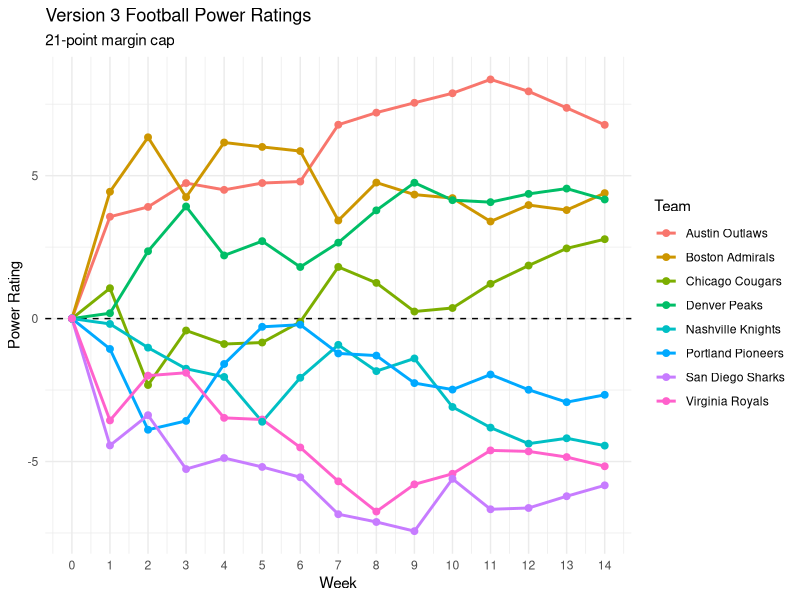
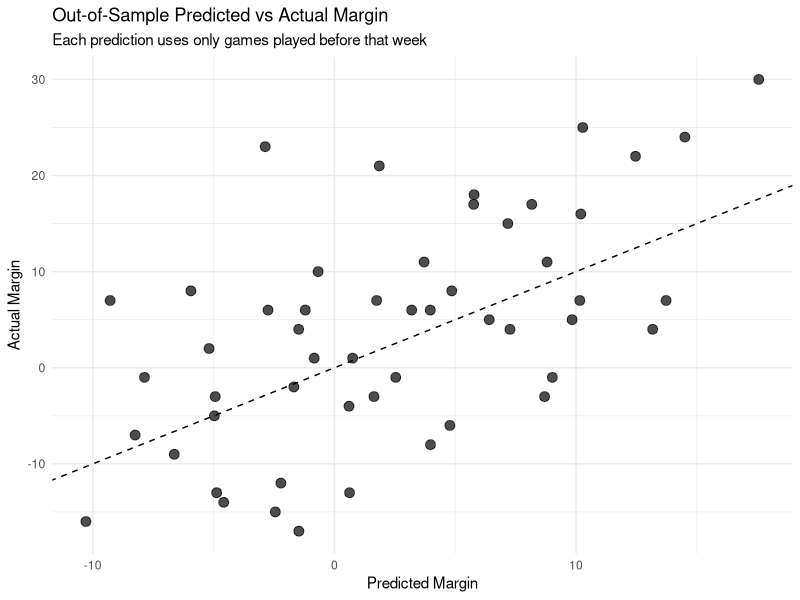
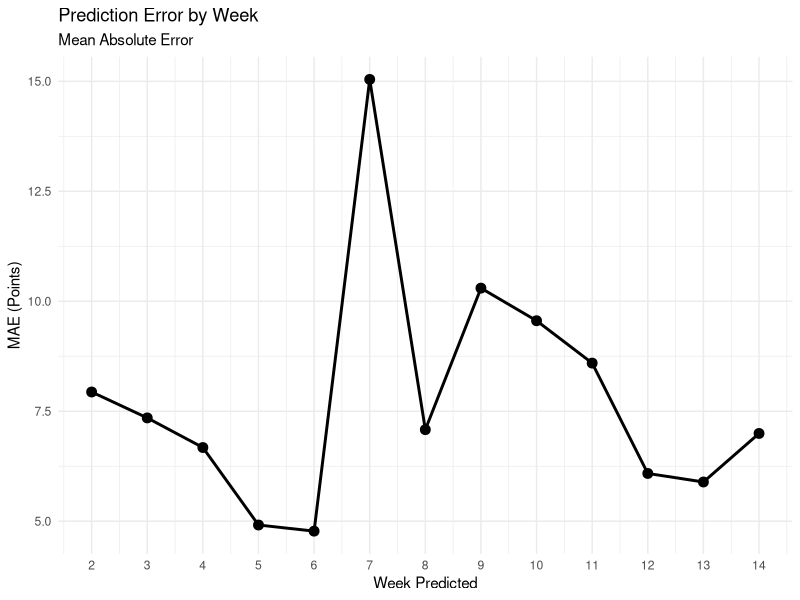
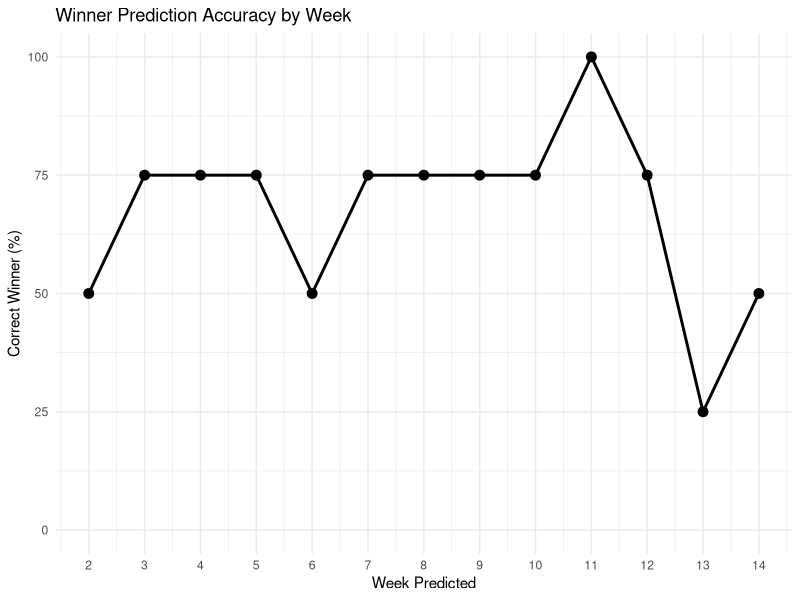

Recreate these plots in R, in order.
# ============================================================
# FOOTBALL POWER RATINGS - VERSION 3
# ============================================================
#
# VERSION 3 GOAL:
#
# Create a true walk-forward / out-of-sample power rating system.
#
# Rating model:
#
#   Capped Margin =
#       Home Field Advantage
#       + Home Team Rating
#       - Away Team Rating
#       + Error
#
#
# Changes from Version 2:
#
#   1. Scoring margin is still capped at +/- 21.
#   2. Every team still begins at 0.
#   3. No preseason rankings are used.
#   4. Ratings are recalculated after every week.
#   5. Ratings through Week t predict Week t+1.
#   6. Future games are NEVER used to predict earlier games.
#
#
# Example:
#
# Weeks 1-4 -> calculate ratings
# Week 5    -> predict using only Weeks 1-4
#
# After Week 5 is played:
#
# Weeks 1-5 -> recalculate ratings
# Week 6    -> predict using only Weeks 1-5
#
# ============================================================



# ============================================================
# 1. LOAD PACKAGES
# ============================================================

# Install once if needed:
# install.packages("ggplot2")

library(ggplot2)



# ============================================================
# 2. LOAD DATA
# ============================================================

games <- read.csv(
  "football_power_ratings_games.csv",
  stringsAsFactors = FALSE
)


# Inspect
head(games)

str(games)

dim(games)



# ============================================================
# 3. BASIC VARIABLES
# ============================================================

# Actual raw scoring margin
games$margin <-
  games$home_score -
  games$away_score


# Capped scoring margin
games$capped_margin <- pmax(
  pmin(games$margin, 21),
  -21
)


# All league teams
teams <- sort(
  unique(
    c(
      games$home_team,
      games$away_team
    )
  )
)


max_week <- max(
  games$week
)


cat(
  "\nTeams:",
  length(teams),
  "\n"
)

cat(
  "Games:",
  nrow(games),
  "\n"
)

cat(
  "Weeks:",
  max_week,
  "\n"
)



# ============================================================
# 4. POWER RATING FUNCTION
# ============================================================

fit_power_ratings <- function(
    data,
    league_teams,
    lambda = 2,
    margin_cap = 21
) {
  
  
  # ----------------------------------------------------------
  # Number of games and teams
  # ----------------------------------------------------------
  
  n_games <- nrow(data)
  
  n_teams <- length(league_teams)
  
  
  
  # ----------------------------------------------------------
  # RAW SCORING MARGIN
  # ----------------------------------------------------------
  
  margin <-
    data$home_score -
    data$away_score
  
  
  
  # ----------------------------------------------------------
  # CAP MARGIN
  # ----------------------------------------------------------
  
  # Anything above +21 becomes +21.
  # Anything below -21 becomes -21.
  
  y <- pmax(
    pmin(margin, margin_cap),
    -margin_cap
  )
  
  
  
  # ----------------------------------------------------------
  # DESIGN MATRIX
  # ----------------------------------------------------------
  
  X <- matrix(
    0,
    nrow = n_games,
    ncol = n_teams + 1
  )
  
  
  colnames(X) <- c(
    "HFA",
    league_teams
  )
  
  
  # Every game has a home-field effect
  X[, "HFA"] <- 1
  
  
  
  # Home team = +1
  # Away team = -1
  
  for (i in seq_len(n_games)) {
    
    home <- data$home_team[i]
    
    away <- data$away_team[i]
    
    
    X[i, home] <- 1
    
    X[i, away] <- -1
    
  }
  
  
  
  # ----------------------------------------------------------
  # RIDGE PENALTY
  # ----------------------------------------------------------
  
  # Home-field advantage is not penalized.
  #
  # Team ratings are slightly shrunk toward zero.
  
  penalty <- diag(
    c(
      0,
      rep(lambda, n_teams)
    )
  )
  
  
  
  # ----------------------------------------------------------
  # ESTIMATE MODEL
  # ----------------------------------------------------------
  
  beta_matrix <- solve(
    crossprod(X) + penalty,
    crossprod(X, y)
  )
  
  
  # Convert matrix to named vector
  beta <- as.numeric(
    beta_matrix
  )
  
  
  names(beta) <- colnames(X)
  
  
  
  # ----------------------------------------------------------
  # HOME-FIELD ADVANTAGE
  # ----------------------------------------------------------
  
  hfa <- beta["HFA"]
  
  
  
  # ----------------------------------------------------------
  # TEAM RATINGS
  # ----------------------------------------------------------
  
  ratings <- beta[
    league_teams
  ]
  
  
  # Center league at zero
  ratings <-
    ratings -
    mean(ratings)
  
  
  
  # ----------------------------------------------------------
  # GAMES PLAYED
  # ----------------------------------------------------------
  
  games_played <- sapply(
    league_teams,
    function(team) {
      
      sum(
        data$home_team == team |
          data$away_team == team
      )
      
    }
  )
  
  
  
  # ----------------------------------------------------------
  # RATING TABLE
  # ----------------------------------------------------------
  
  rating_table <- data.frame(
    
    team = league_teams,
    
    rating = as.numeric(ratings),
    
    games_played =
      as.numeric(games_played),
    
    stringsAsFactors = FALSE
    
  )
  
  
  
  # Rank teams
  rating_table$rank <- rank(
    -rating_table$rating,
    ties.method = "min"
  )
  
  
  
  # Best to worst
  rating_table <- rating_table[
    order(
      rating_table$rank
    ),
  ]
  
  
  rownames(rating_table) <- NULL
  
  
  
  # ----------------------------------------------------------
  # RETURN RESULTS
  # ----------------------------------------------------------
  
  return(
    
    list(
      
      ratings =
        rating_table,
      
      home_field =
        as.numeric(hfa),
      
      coefficients =
        beta
      
    )
    
  )
  
}



# ============================================================
# 5. WEEK ZERO
# ============================================================

# Before any games:
#
# Every team = 0

week_zero <- data.frame(
  
  team = teams,
  
  rating = 0,
  
  games_played = 0,
  
  rank = NA,
  
  week = 0,
  
  home_field = 0,
  
  stringsAsFactors = FALSE
  
)


print(
  week_zero
)



# ============================================================
# 6. CALCULATE WEEK-BY-WEEK RATINGS
# ============================================================

# These ratings are useful for visualization.
#
# Week 5 rating means:
#
# "Rating after all Week 5 games have been completed."


weekly_rating_list <- list()


weekly_rating_list[[1]] <-
  week_zero



for (w in 1:max_week) {
  
  
  # Use all games through current week
  
  training_games <- games[
    games$week <= w,
  ]
  
  
  
  # Fit model
  
  current_model <- fit_power_ratings(
    
    data =
      training_games,
    
    league_teams =
      teams,
    
    lambda =
      2,
    
    margin_cap =
      21
    
  )
  
  
  
  # Extract ratings
  
  current_ratings <-
    current_model$ratings
  
  
  
  current_ratings$week <-
    w
  
  
  
  current_ratings$home_field <-
    current_model$home_field
  
  
  
  weekly_rating_list[[w + 1]] <-
    current_ratings
  
}



# Combine weeks

weekly_ratings <- do.call(
  rbind,
  weekly_rating_list
)


rownames(
  weekly_ratings
) <- NULL



# ============================================================
# 7. WALK-FORWARD PREDICTIONS
# ============================================================

# THIS IS THE IMPORTANT VERSION 3 SECTION.
#
#
# To predict Week 2:
#
# Train using Week 1.
#
#
# To predict Week 3:
#
# Train using Weeks 1-2.
#
#
# To predict Week 10:
#
# Train using Weeks 1-9.
#
#
# Week being predicted is NEVER included in training.


prediction_list <- list()



for (target_week in 2:max_week) {
  
  
  # ----------------------------------------------------------
  # TRAINING DATA
  # ----------------------------------------------------------
  
  # Everything BEFORE the week being predicted
  
  training_games <- games[
    games$week < target_week,
  ]
  
  
  
  # ----------------------------------------------------------
  # TEST DATA
  # ----------------------------------------------------------
  
  # Only games from the upcoming week
  
  test_games <- games[
    games$week == target_week,
  ]
  
  
  
  # ----------------------------------------------------------
  # FIT RATINGS USING PAST DATA ONLY
  # ----------------------------------------------------------
  
  model <- fit_power_ratings(
    
    data =
      training_games,
    
    league_teams =
      teams,
    
    lambda =
      2,
    
    margin_cap =
      21
    
  )
  
  
  
  # ----------------------------------------------------------
  # RATING LOOKUP
  # ----------------------------------------------------------
  
  rating_lookup <-
    model$ratings$rating
  
  
  names(rating_lookup) <-
    model$ratings$team
  
  
  
  # ----------------------------------------------------------
  # RATINGS ENTERING THIS WEEK
  # ----------------------------------------------------------
  
  test_games$home_rating <-
    rating_lookup[
      test_games$home_team
    ]
  
  
  test_games$away_rating <-
    rating_lookup[
      test_games$away_team
    ]
  
  
  
  # ----------------------------------------------------------
  # HOME-FIELD ADVANTAGE ENTERING WEEK
  # ----------------------------------------------------------
  
  test_games$estimated_hfa <-
    model$home_field
  
  
  
  # ----------------------------------------------------------
  # PREDICTED MARGIN
  # ----------------------------------------------------------
  
  test_games$predicted_margin <-
    
    test_games$home_rating -
    
    test_games$away_rating +
    
    test_games$estimated_hfa
  
  
  
  # ----------------------------------------------------------
  # ACTUAL RAW MARGIN
  # ----------------------------------------------------------
  
  test_games$actual_margin <-
    
    test_games$home_score -
    
    test_games$away_score
  
  
  
  # ----------------------------------------------------------
  # ACTUAL CAPPED MARGIN
  # ----------------------------------------------------------
  
  test_games$actual_capped_margin <- pmax(
    
    pmin(
      test_games$actual_margin,
      21
    ),
    
    -21
    
  )
  
  
  
  # ----------------------------------------------------------
  # RAW PREDICTION ERROR
  # ----------------------------------------------------------
  
  # Positive:
  # Home team did better than predicted.
  #
  # Negative:
  # Home team did worse than predicted.
  
  test_games$error_raw <-
    
    test_games$actual_margin -
    
    test_games$predicted_margin
  
  
  
  # ----------------------------------------------------------
  # CAPPED PREDICTION ERROR
  # ----------------------------------------------------------
  
  test_games$error_capped <-
    
    test_games$actual_capped_margin -
    
    test_games$predicted_margin
  
  
  
  # ----------------------------------------------------------
  # WINNER PREDICTION
  # ----------------------------------------------------------
  
  test_games$predicted_home_win <-
    
    test_games$predicted_margin > 0
  
  
  
  test_games$actual_home_win <-
    
    test_games$actual_margin > 0
  
  
  
  test_games$correct_winner <-
    
    test_games$predicted_home_win ==
    
    test_games$actual_home_win
  
  
  
  # ----------------------------------------------------------
  # STORE WEEK
  # ----------------------------------------------------------
  
  prediction_list[[as.character(target_week)]] <- test_games
  
}



# ============================================================
# 8. COMBINE ALL OUT-OF-SAMPLE PREDICTIONS
# ============================================================

predictions <- do.call(
  rbind,
  prediction_list
)


rownames(
  predictions
) <- NULL



cat(
  "\n========================================\n"
)

cat(
  "OUT-OF-SAMPLE PREDICTIONS\n"
)

cat(
  "========================================\n\n"
)


print(
  
  predictions[
    ,
    c(
      "week",
      "home_team",
      "away_team",
      "home_rating",
      "away_rating",
      "estimated_hfa",
      "predicted_margin",
      "actual_margin",
      "correct_winner"
    )
  ]
  
)



# ============================================================
# 9. OUT-OF-SAMPLE RAW RMSE
# ============================================================

raw_rmse <- sqrt(
  
  mean(
    predictions$error_raw^2
  )
  
)



# ============================================================
# 10. OUT-OF-SAMPLE RAW MAE
# ============================================================

raw_mae <- mean(
  
  abs(
    predictions$error_raw
  )
  
)



# ============================================================
# 11. CAPPED-MARGIN RMSE
# ============================================================

# Because the MODEL was actually trained to predict
# capped margins, this is an important metric.

capped_rmse <- sqrt(
  
  mean(
    predictions$error_capped^2
  )
  
)



# ============================================================
# 12. CAPPED-MARGIN MAE
# ============================================================

capped_mae <- mean(
  
  abs(
    predictions$error_capped
  )
  
)



# ============================================================
# 13. WINNER ACCURACY
# ============================================================

winner_accuracy <- mean(
  predictions$correct_winner
)



# ============================================================
# 14. PREDICTED VS ACTUAL CORRELATION
# ============================================================

prediction_correlation <- cor(
  
  predictions$predicted_margin,
  
  predictions$actual_margin
  
)



# ============================================================
# 15. PREDICTION BIAS
# ============================================================

# Ideally approximately zero.
#
# Positive:
# Home teams outperform predictions.
#
# Negative:
# Home teams underperform predictions.

prediction_bias <- mean(
  predictions$error_raw
)



# ============================================================
# 16. PRINT VERSION 3 RESULTS
# ============================================================

cat(
  "\n\n"
)

cat(
  "========================================\n"
)

cat(
  "VERSION 3 WALK-FORWARD RESULTS\n"
)

cat(
  "========================================\n\n"
)


cat(
  "Games Predicted:",
  nrow(predictions),
  "\n\n"
)


cat(
  "RAW MARGIN METRICS\n"
)

cat(
  "------------------\n"
)


cat(
  "RMSE:",
  round(
    raw_rmse,
    3
  ),
  "\n"
)


cat(
  "MAE:",
  round(
    raw_mae,
    3
  ),
  "\n"
)


cat(
  "Prediction Correlation:",
  round(
    prediction_correlation,
    3
  ),
  "\n"
)


cat(
  "Prediction Bias:",
  round(
    prediction_bias,
    3
  ),
  "\n\n"
)



cat(
  "CAPPED MARGIN METRICS\n"
)

cat(
  "---------------------\n"
)


cat(
  "RMSE:",
  round(
    capped_rmse,
    3
  ),
  "\n"
)


cat(
  "MAE:",
  round(
    capped_mae,
    3
  ),
  "\n\n"
)



cat(
  "WINNER ACCURACY\n"
)

cat(
  "---------------\n"
)


cat(
  round(
    winner_accuracy * 100,
    1
  ),
  "%\n"
)



# ============================================================
# 17. WEEK-BY-WEEK PERFORMANCE
# ============================================================

weekly_prediction_list <- lapply(
  
  split(
    predictions,
    predictions$week
  ),
  
  function(x) {
    
    data.frame(
      
      week =
        unique(x$week),
      
      games =
        nrow(x),
      
      raw_MAE =
        mean(
          abs(x$error_raw)
        ),
      
      raw_RMSE =
        sqrt(
          mean(
            x$error_raw^2
          )
        ),
      
      capped_MAE =
        mean(
          abs(x$error_capped)
        ),
      
      winner_accuracy =
        mean(
          x$correct_winner
        ),
      
      mean_error =
        mean(
          x$error_raw
        )
      
    )
    
  }
  
)



weekly_performance <- do.call(
  rbind,
  weekly_prediction_list
)


rownames(
  weekly_performance
) <- NULL



cat(
  "\n\n"
)

cat(
  "========================================\n"
)

cat(
  "PERFORMANCE BY WEEK\n"
)

cat(
  "========================================\n\n"
)


print(
  weekly_performance
)



# ============================================================
# 18. FINAL RATINGS AFTER ALL 14 WEEKS
# ============================================================

final_model <- fit_power_ratings(
  
  data =
    games,
  
  league_teams =
    teams,
  
  lambda =
    2,
  
  margin_cap =
    21
  
)


final_ratings <-
  final_model$ratings



cat(
  "\n\n"
)

cat(
  "========================================\n"
)

cat(
  "FINAL VERSION 3 POWER RATINGS\n"
)

cat(
  "========================================\n\n"
)


print(
  final_ratings
)


cat(
  "\nFinal Estimated Home-Field Advantage:",
  round(
    final_model$home_field,
    2
  ),
  "points\n"
)



# ============================================================
# 19. PLOT WEEKLY POWER RATINGS
# ============================================================

rating_plot <- ggplot(
  
  weekly_ratings,
  
  aes(
    x = week,
    y = rating,
    color = team
  )
  
) +
  
  geom_hline(
    
    yintercept = 0,
    
    linetype = "dashed"
    
  ) +
  
  geom_line(
    linewidth = 1
  ) +
  
  geom_point(
    size = 2
  ) +
  
  scale_x_continuous(
    breaks = 0:max_week
  ) +
  
  labs(
    
    title =
      "Version 3 Football Power Ratings",
    
    subtitle =
      "21-point margin cap",
    
    x =
      "Week",
    
    y =
      "Power Rating",
    
    color =
      "Team"
    
  ) +
  
  theme_minimal()


print(
  rating_plot
)



# ============================================================
# 20. PLOT PREDICTED VS ACTUAL MARGINS
# ============================================================

prediction_plot <- ggplot(
  
  predictions,
  
  aes(
    x = predicted_margin,
    y = actual_margin
  )
  
) +
  
  geom_point(
    size = 3,
    alpha = 0.7
  ) +
  
  geom_abline(
    
    intercept = 0,
    
    slope = 1,
    
    linetype = "dashed"
    
  ) +
  
  labs(
    
    title =
      "Out-of-Sample Predicted vs Actual Margin",
    
    subtitle =
      "Each prediction uses only games played before that week",
    
    x =
      "Predicted Margin",
    
    y =
      "Actual Margin"
    
  ) +
  
  theme_minimal()


print(
  prediction_plot
)



# ============================================================
# 21. PLOT ABSOLUTE ERROR BY WEEK
# ============================================================

weekly_error_plot <- ggplot(
  
  weekly_performance,
  
  aes(
    x = week,
    y = raw_MAE
  )
  
) +
  
  geom_line(
    linewidth = 1
  ) +
  
  geom_point(
    size = 3
  ) +
  
  scale_x_continuous(
    breaks = 2:max_week
  ) +
  
  labs(
    
    title =
      "Prediction Error by Week",
    
    subtitle =
      "Mean Absolute Error",
    
    x =
      "Week Predicted",
    
    y =
      "MAE (Points)"
    
  ) +
  
  theme_minimal()


print(
  weekly_error_plot
)



# ============================================================
# 22. PLOT WINNER ACCURACY BY WEEK
# ============================================================

weekly_accuracy_plot <- ggplot(
  
  weekly_performance,
  
  aes(
    x = week,
    y = winner_accuracy * 100
  )
  
) +
  
  geom_line(
    linewidth = 1
  ) +
  
  geom_point(
    size = 3
  ) +
  
  scale_x_continuous(
    breaks = 2:max_week
  ) +
  
  scale_y_continuous(
    limits = c(0, 100)
  ) +
  
  labs(
    
    title =
      "Winner Prediction Accuracy by Week",
    
    x =
      "Week Predicted",
    
    y =
      "Correct Winner (%)"
    
  ) +
  
  theme_minimal()


print(
  weekly_accuracy_plot
)



# ============================================================
# 23. FIND BEST AND WORST PREDICTIONS
# ============================================================

predictions$absolute_error <-
  abs(
    predictions$error_raw
  )



# Best predictions

best_predictions <- predictions[
  order(
    predictions$absolute_error
  ),
]


cat(
  "\n\n"
)

cat(
  "========================================\n"
)

cat(
  "10 BEST PREDICTIONS\n"
)

cat(
  "========================================\n\n"
)


print(
  
  head(
    
    best_predictions[
      ,
      c(
        "week",
        "home_team",
        "away_team",
        "predicted_margin",
        "actual_margin",
        "absolute_error"
      )
    ],
    
    10
    
  )
  
)



# Worst predictions

worst_predictions <- predictions[
  order(
    -predictions$absolute_error
  ),
]


cat(
  "\n\n"
)

cat(
  "========================================\n"
)

cat(
  "10 WORST PREDICTIONS\n"
)

cat(
  "========================================\n\n"
)


print(
  
  head(
    
    worst_predictions[
      ,
      c(
        "week",
        "home_team",
        "away_team",
        "predicted_margin",
        "actual_margin",
        "absolute_error"
      )
    ],
    
    10
    
  )
  
)



# ============================================================
# 24. SAVE RESULTS
# ============================================================

write.csv(
  
  predictions,
  
  "version3_walk_forward_predictions.csv",
  
  row.names = FALSE
  
)


write.csv(
  
  weekly_performance,
  
  "version3_weekly_performance.csv",
  
  row.names = FALSE
  
)


write.csv(
  
  weekly_ratings,
  
  "version3_weekly_ratings.csv",
  
  row.names = FALSE
  
)


write.csv(
  
  final_ratings,
  
  "version3_final_power_ratings.csv",
  
  row.names = FALSE
  
)



# ============================================================
# 25. FINAL SUMMARY
# ============================================================

cat(
  "\n\n"
)

cat(
  "========================================\n"
)

cat(
  "VERSION 3 FINAL SUMMARY\n"
)

cat(
  "========================================\n\n"
)


cat(
  "Margin Cap: +/- 21 points\n"
)


cat(
  "Ridge Lambda: 2\n"
)


cat(
  "First Predicted Week: 2\n"
)


cat(
  "Last Predicted Week:",
  max_week,
  "\n"
)


cat(
  "Out-of-Sample Games:",
  nrow(predictions),
  "\n\n"
)


cat(
  "Raw Margin RMSE:",
  round(
    raw_rmse,
    2
  ),
  "\n"
)


cat(
  "Raw Margin MAE:",
  round(
    raw_mae,
    2
  ),
  "\n"
)


cat(
  "Capped Margin RMSE:",
  round(
    capped_rmse,
    2
  ),
  "\n"
)


cat(
  "Capped Margin MAE:",
  round(
    capped_mae,
    2
  ),
  "\n"
)


cat(
  "Predicted vs Actual Correlation:",
  round(
    prediction_correlation,
    3
  ),
  "\n"
)


cat(
  "Winner Accuracy:",
  round(
    winner_accuracy * 100,
    1
  ),
  "%\n"
)


cat(
  "Prediction Bias:",
  round(
    prediction_bias,
    2
  ),
  "points\n\n"
)


cat(
  "Final Estimated HFA:",
  round(
    final_model$home_field,
    2
  ),
  "points\n\n"
)


cat(
  "FINAL RATINGS:\n\n"
)


print(
  final_ratings
)


# ============================================================
# END VERSION 3
# ============================================================
